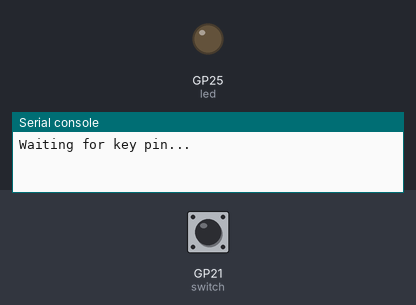
A program run on a simulated Raspberry Pi Pico running CircuitPython. On the bench: output pins drawn as LEDs (lit = HIGH), the last lines printed to the serial console. The test bench sets the inputs (shaded band); at power-on: GP21 (switch) HIGH. USB keyboard and mouse output is not drawn.

Above: at 2.2 s.
2.3 s: GP21 (switch) pulled LOW for 0.15 s
At 2.38 s:
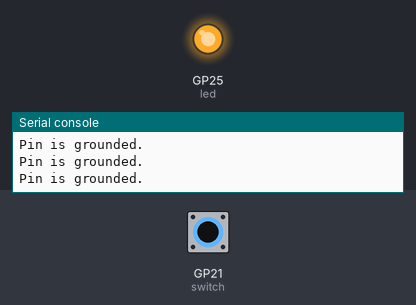
3.9 s: GP21 (switch) pulled LOW for 3.2 s
At 8.3 s:
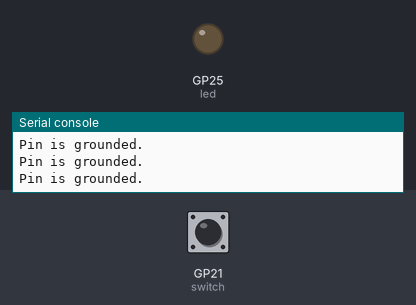
Timing chart, 0 to 9.8 s (numbered marks = the images above; inputs shaded):
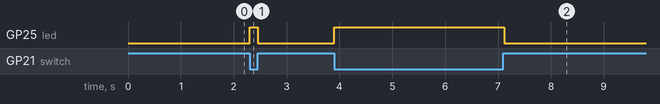

Measured:
- after the input at 2.3 s, GP25 (led): LOW → HIGH at once, → LOW 0.15 s later
- after the input at 3.9 s, GP25 (led): LOW → HIGH at once, → LOW 3.2 s later

The program:

code.py
```python
# Circuit Python
# keyboard for Pi Pico to be used with hamradio.solutions/vband/

import time
import board
import digitalio
import usb_hid
from adafruit_hid.keyboard import Keyboard
from adafruit_hid.keyboard_layout_us import KeyboardLayoutUS
from adafruit_hid.keycode import Keycode

keypress_pin = board.GP21  # connect one side of your key to GP21, other side to GND
# Our array of key objects
key_pin_array = []
# The Keycode sent for each button, will be paired with a control key
keys_pressed = [Keycode.LEFT_CONTROL] #[Keycode.RIGHT_BRACKET, Keycode.LEFT_BRACKET]
control_key = False #Keycode.SHIFT

# The keyboard object!
time.sleep(1)  # Sleep for a bit to avoid a race condition on some systems
keyboard = Keyboard(usb_hid.devices)
keyboard_layout = KeyboardLayoutUS(keyboard)  # We're in the US :)

switch = digitalio.DigitalInOut(board.GP21)
switch.switch_to_input(pull=digitalio.Pull.UP)

led = digitalio.DigitalInOut(board.LED)
led.direction = digitalio.Direction.OUTPUT

print("Waiting for key pin...")

while True:
    if not switch.value:
        print("Pin is grounded.")

        led.value = True
        key = keys_pressed[0]  # Get the corresponding Keycode or string
        keyboard.press(control_key, key)  # "Press"...
        time.sleep(0.03)
        led.value = False

    else:

        keyboard.release_all()  # ..."Release"!
```
